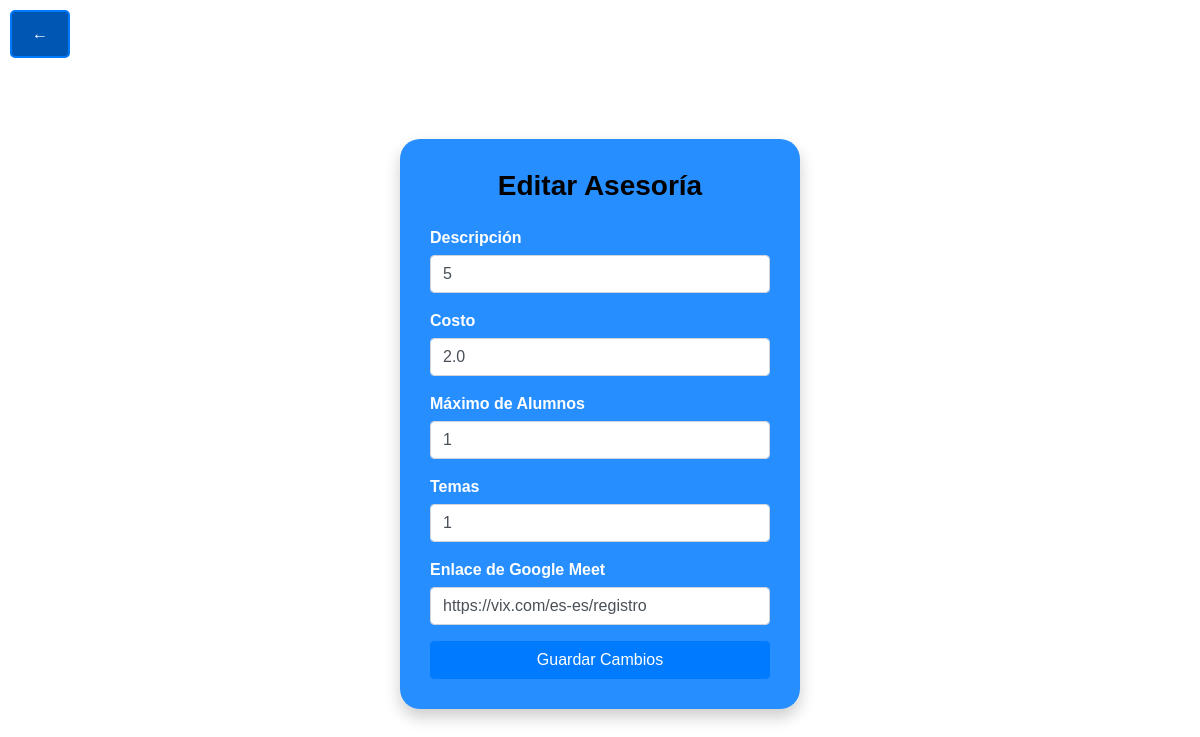
The app's page /editar_asesoria/5 (signed in) with its own data.
### ProyectoWeb/app.py (models this page shows)
class Asesoria(db.Model):
    id = db.Column(db.Integer, primary_key=True)
    descripcion = db.Column(db.String(200), nullable=False)
    costo = db.Column(db.Float, nullable=False)
    max_alumnos = db.Column(db.Integer, nullable=False)
    temas = db.Column(db.String(200), nullable=False)
    maestro_id = db.Column(db.Integer, db.ForeignKey('user.id'), nullable=False)
    alumnos = db.relationship('User', secondary=asesoria_alumno, back_populates='asesorias')
    total_pagado = db.Column(db.Float, default=0.0)
    meet_link = db.Column(db.String(200), nullable=True)

### ProyectoWeb/app.py (the view, shortened to what this page needs)
@app.route('/editar_asesoria/<int:id>', methods=['GET', 'POST'])
@login_required
def editar_asesoria(id):
    asesoria = Asesoria.query.get_or_404(id)
    if asesoria.maestro_id != current_user.id:
        flash('No tienes permiso para editar esta asesoría.')
        return redirect(url_for('ver_asesorias_totales'))
    return render_template('editar_asesoria.html', asesoria=asesoria)

### ProyectoWeb/app.py (called while the page is built)
@login_manager.user_loader
def load_user(user_id):
    return User.query.get(int(user_id))

### ProyectoWeb/templates/editar_asesoria.html (shortened to what this page needs)
{% extends 'base.html' %}
{% block content %}
<div class="container-fluid">
    <button class="btn btn-custom btn-back" style="position: absolute; top: 10px; left: 10px;" onclick="window.history.back();">←</button>
    <div class="login-box mt-5">
        <h2 class="text-center mb-4">Editar Asesoría</h2>
        <form method="POST" action="{{ url_for('editar_asesoria', id=asesoria.id) }}">
            <div class="form-group">
                <label for="descripcion">Descripción</label>
                <input type="text" class="form-control" id="descripcion" name="descripcion" value="{{ asesoria.descripcion }}" required>
            </div>
            <div class="form-group">
                <label for="costo">Costo</label>
                <input type="number" class="form-control" id="costo" name="costo" value="{{ asesoria.costo }}" required>
            </div>
            <div class="form-group">
                <label for="max_alumnos">Máximo de Alumnos</label>
                <input type="number" class="form-control" id="max_alumnos" name="max_alumnos" value="{{ asesoria.max_alumnos }}" required>
            </div>
            <div class="form-group">
                <label for="temas">Temas</label>
                <input type="text" class="form-control" id="temas" name="temas" value="{{ asesoria.temas }}" required>
            </div>
            <div class="form-group">
                <label for="meet_link">Enlace de Google Meet</label>
                <input type="url" class="form-control" id="meet_link" name="meet_link" value="{{ asesoria.meet_link }}" required>
            </div>
            <button type="submit" class="btn btn-primary btn-block">Guardar Cambios</button>
        </form>
    </div>
</div>
{% endblock %}

### ProyectoWeb/static/style.css (style rules this page uses)
body { margin: 0; padding: 0; height: 100vh; background: url('/static/Fondo1.jpeg') no-repeat center center fixed; background-size: cover; font-family: Arial, sans-serif; }
.container-fluid { display: flex; justify-content: center; align-items: center; height: 100vh; }
.login-box { background-color: rgba(0, 123, 255, 0.85); padding: 30px; border-radius: 20px; box-shadow: 0 8px 16px rgba(0, 0, 0, 0.2); width: 400px; backdrop-filter: blur(10px); color: white; }
h2 { margin-bottom: 20px; font-size: 28px; font-weight: bold; color: black; }
label { display: block; margin-bottom: 5px; font-weight: bold; color: white; }
input, select { width: 100%; padding: 12px; margin-bottom: 15px; border: 1px solid #ccc; border-radius: 10px; color: black; }
button { background-color: white; color: #007BFF; border: none; padding: 12px; border-radius: 10px; cursor: pointer; font-weight: bold; }
.btn-custom { background-color: #0056b3; color: white; border: 2px solid #007BFF; padding: 10px 20px; border-radius: 5px; }
.btn-back { position: absolute; top: 10px; left: 10px; z-index: 1; }
.text-center { text-align: center; font-weight: bold; }
.mb-4 { margin-bottom: 1.5rem; }

### records on screen
Asesoria: descripcion "5", costo "2.0", max_alumnos "1", temas "1", meet_link "https://vix.com/es-es/registro"
